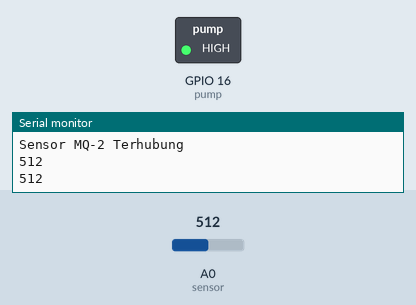
Recording of a sketch running on a simulated ESP8266 (NodeMCU). Parts: switched loads named in the sketch (green lamp = pin HIGH), the last lines printed to the serial monitor. Inputs (shaded band) come from the test bench; at power-on: A0 (sensor) = 512. WiFi joins after 1.5 s; servers stay silent unless stated.

Above: at 3.1 s.
3.2 s: A0 (sensor) set to 318
4.7 s: A0 (sensor) set to 282
At 5.7 s:
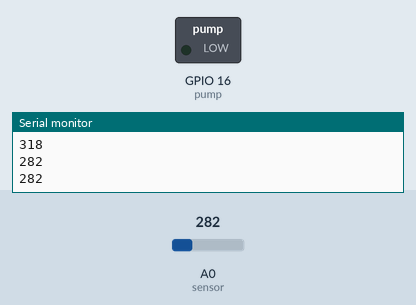
6.6 s: A0 (sensor) set to 306
At 7.8 s:
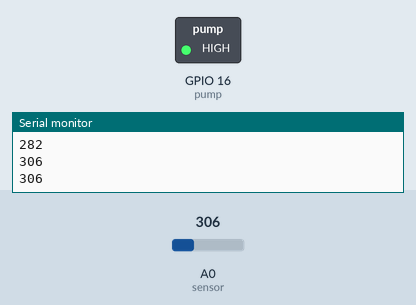
8.1 s: A0 (sensor) set to 290
At 9.3 s:
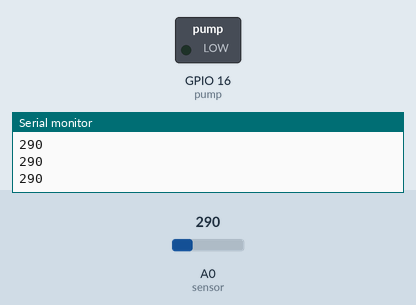
Timing chart, 0 to 10.7 s (numbered marks = the images above; inputs shaded):
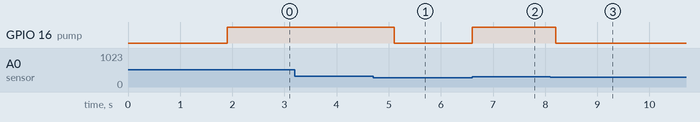

Measured:
- the behaviour switches between 301 and 300 on A0 (sensor) (found by bisection; images 0 and 1)
- after the input at 4.7 s, GPIO 16 (pump): HIGH → LOW after 0.40 s
- after the input at 6.6 s, GPIO 16 (pump): LOW → HIGH at once
- after the input at 8.1 s, GPIO 16 (pump): HIGH → LOW after 0.10 s

The sketch:

sketch.ino
```cpp
#include <ESP8266WiFi.h>
#include <WiFiClientSecure.h>
#include <UniversalTelegramBot.h>

// Konfigurasi WiFi
char ssid[] = "samping"; // Nama WiFi
char password[] = "22223333"; // Password WiFi

// Konfigurasi Telegram Bot
#define BOTtoken "12345" // Token bot
String chatid = "6789"; // ID Telegram

// Deklarasi objek
WiFiClientSecure client;
UniversalTelegramBot bot(BOTtoken, client);

// Pin yang digunakan
#define pump 16 // Anoda water pump dihubungkan ke pin D0
int NilaiSensor; // Menyimpan nilai sensor

void setup() {
    Serial.begin(9600);

    // Inisialisasi WiFi
    WifiStatus();

    // Kirim pesan ke Telegram
    bot.sendMessage(chatid, "Sensor MQ-2 Terhubung");
    Serial.println("Sensor MQ-2 Terhubung");

    // Konfigurasi pin
    pinMode(A0, INPUT);
    pinMode(pump, OUTPUT);
}

void loop() {
    NilaiSensor = analogRead(A0); // Membaca nilai dari sensor
    Serial.println(NilaiSensor); // Menampilkan nilai sensor di Serial Monitor

    if (NilaiSensor > 300) {
        digitalWrite(pump, HIGH); // Menyalakan pompa
        bot.sendMessage(chatid, "Terjadi Kebakaran...!!!"); // Kirim notifikasi ke Telegram
    } else {
        digitalWrite(pump, LOW); // Mematikan pompa
    }

    delay(500); // Jeda waktu 500ms
}

void WifiStatus() {
    WiFi.mode(WIFI_STA);
    WiFi.disconnect();
    delay(100);

    Serial.print("Connecting to WiFi: ");
    Serial.println(ssid);
    WiFi.begin(ssid, password);

    while (WiFi.status() != WL_CONNECTED) {
        Serial.print(".");
        delay(500);
    }

    Serial.println("\nWiFi connected");
    Serial.print("IP address: ");
    Serial.println(WiFi.localIP());
}
```
